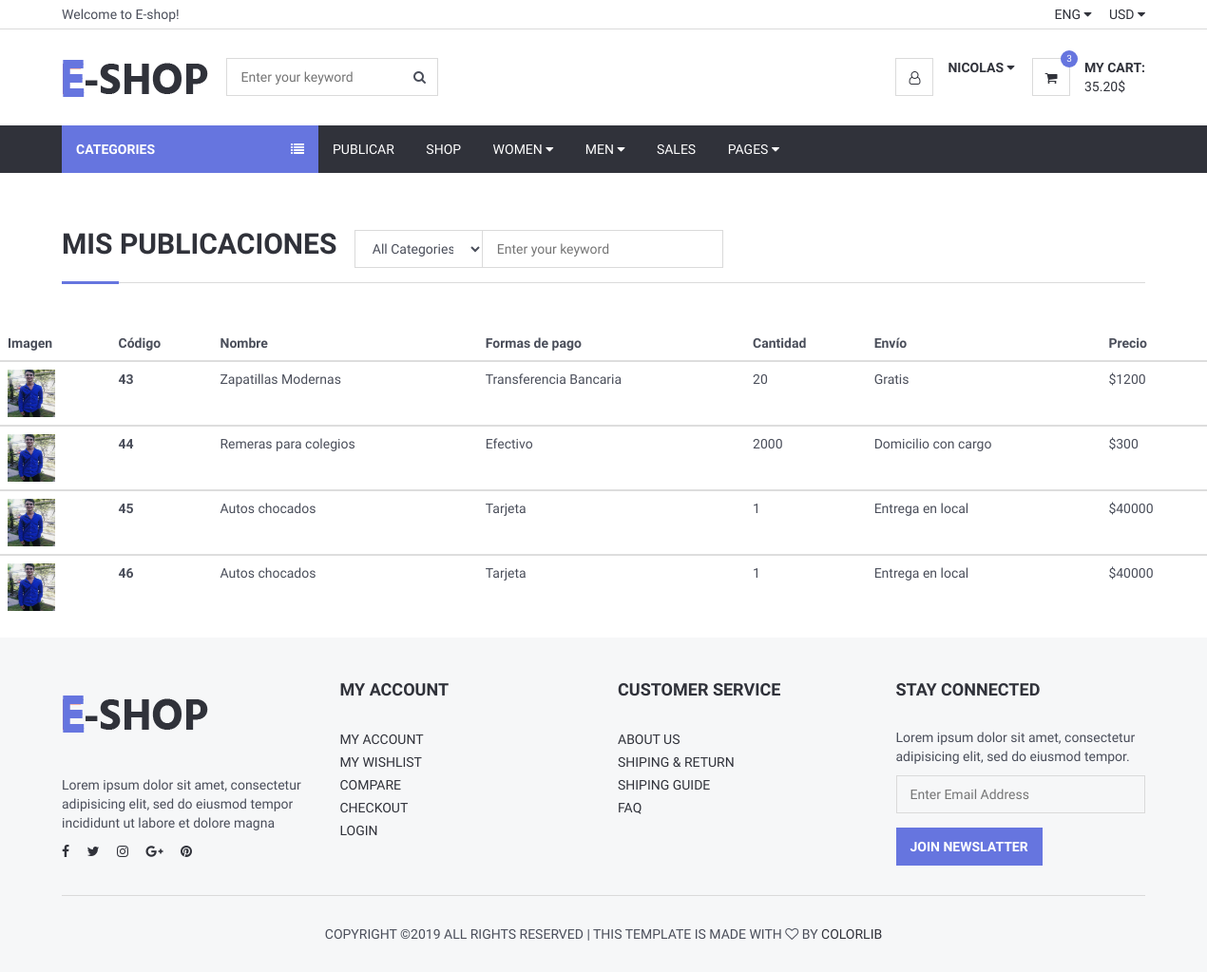
Screenshot of /Views/Cliente/listarPublicaciones.php (signed in) with the database file from the repository.
### tables this page shows
CREATE TABLE `producto` (
  `id` int(11) NOT NULL,
  `nombre` varchar(200) NOT NULL,
  `estado` varchar(60) NOT NULL,
  `precio` double NOT NULL,
  `formasdepago` varchar(100) NOT NULL,
  `envio` varchar(100) NOT NULL,
  `marca` varchar(70) NOT NULL,
  `stock` int(11) NOT NULL,
  `genero` varchar(60) NOT NULL,
  `categoria` varchar(110) NOT NULL,
  `palabrasClaves` varchar(110) NOT NULL,
  `descripcion` varchar(600) NOT NULL,
  `imgprincipal` varchar(80) NOT NULL,
  `idUsuario` int(11) NOT NULL
);

### Views/conexionBD/conexion.php (called while the page is built, shortened)
<?php
class Conexion{
	 private $msq="";
	public function __construct()
	 {
		 $archivoConfig = "config.ini";
		 $confi = parse_ini_file($archivoConfig, true);
		 $this->host = $confi["bd"]["host"];
		 $this->usuario = $confi["bd"]["usuario"];
		 $this->clave=$confi["bd"]["clave"];
		 $this->bd = $confi["bd"]["bd"];
		$this->msq = new mysqli($this->host, $this->usuario, $this->clave, $this->bd);
	 }
	 public function realizarConsulta($consulta){
 if(!$resultado = $this->msq->query($consulta) )
 {
	 echo "Ha ocurrido un error al ejecutar la consulta   ";
 }else{
	 return $resultado;
	   }
 }
	public function buscarUser($email){
		$consultaID=$this->msq->prepare("SELECT id FROM usuario WHERE email=(?)");
		$consultaID->bind_param("s",$email);
		$consultaID->execute();
		$consultaID->store_result();
		$id="";
		$consultaID->bind_result($id);
		return $id;
	}
}
?>

### Views/Cliente/listarPublicaciones.php (the view, shortened to what this page needs)
<?php
$usuario = $_SESSION['username'];
		require_once("../conexionBD/conexion.php");
		$conexion = new Conexion;
        $resultadoID=$conexion->buscarUser($usuario);
 		$consulta="SELECT * FROM producto WHERE idUsuario='$resultadoID'";
		$resultado = $conexion->realizarConsulta($consulta);
?>
<!DOCTYPE html>
<html lang="en">
<head>
	<link type="text/css" rel="stylesheet" href="css/bootstrap.min.css" />
	<link type="text/css" rel="stylesheet" href="css/slick.css" />
	<link type="text/css" rel="stylesheet" href="css/slick-theme.css" />
	<link type="text/css" rel="stylesheet" href="css/nouislider.min.css" />
	<link rel="stylesheet" href="css/font-awesome.min.css">
	<link type="text/css" rel="stylesheet" href="css/style.css" />
</head>
<body>
	<header>
	<?php include_once("../Cliente/header.php"); ?>
	<div class="section">
		<div class="container">
			<div class="row">
			<div class="col-md-12">
					<div class="section-title">
						<h2 class="title">Mis publicaciones &nbsp</h2>
						<div class="header-search">
                    <form>
                        <input class="input search-input" type="text" placeholder="Enter your keyword">
                        <select class="input search-categories">
                            <option value="0">All Categories</option>
                        </select>
                    </form>
                </div>
					</div>
				</div>
			</div>
		</div>
	</div>
	<body>
	<div  >
<table  class="table table-hover" >
  <thead>
    <tr>
	 <th scope="col">Imagen</th>
      <th scope="col">Código</th>
      <th scope="col">Nombre</th>
      <th scope="col">Formas de pago</th>
      <th scope="col">Cantidad</th>
	  <th scope="col">Envío</th>
	   <th scope="col">Precio</th>
    </tr>
	<?php
		while($f=mysqli_fetch_array($resultado)){
	?>
  </thead>
  <tbody>
    <tr>
	 <td  > <div style="height:100%;width:100%;"><img style="height:50px;width:50px;"  src="imgPublicadas/<?php echo $f["imgprincipal"];?>" alt=""> </div></td>
      <th scope="row"><?php echo $f['id'];?></th>
	 <td><div><?php echo $f['nombre'];?></div></td>
      <td><?php echo $f['formasdepago'];?></td>
	  <td><?php echo $f['stock'];?></td>
	  <td><?php echo $f['envio'];?></td>
	  <td><?php echo "$".$f['precio'];?></td>
    </tr>
  </tbody>
  <?php
	}
	?>
</table>
</div>
	</body>
	<footer id="footer" class="section section-grey">
		<div class="container">
			<div class="row">
				<div class="col-md-3 col-sm-6 col-xs-6">
					<div class="footer">
						<div class="footer-logo">
							<a class="logo" href="#">
		            <img src="./img/logo.png" alt="">
		          </a>
						</div>
						<p>Lorem ipsum dolor sit amet, consectetur adipisicing elit, sed do eiusmod tempor incididunt ut labore et dolore magna</p>
						<ul class="footer-social">
							<li><a href="#"><i class="fa fa-facebook"></i></a></li>
							<li><a href="#"><i class="fa fa-twitter"></i></a></li>
							<li><a href="#"><i class="fa fa-instagram"></i></a></li>
							<li><a href="#"><i class="fa fa-google-plus"></i></a></li>
							<li><a href="#"><i class="fa fa-pinterest"></i></a></li>
						</ul>
					</div>
				</div>
				<div class="col-md-3 col-sm-6 col-xs-6">
					<div class="footer">
						<h3 class="footer-header">My Account</h3>
						<ul class="list-links">
							<li><a href="#">My Account</a></li>
							<li><a href="#">My Wishlist</a></li>
							<li><a href="#">Compare</a></li>
							<li><a href="#">Checkout</a></li>
							<li><a href="#">Login</a></li>
						</ul>
					</div>
				</div>
				<div class="col-md-3 col-sm-6 col-xs-6">
					<div class="footer">
						<h3 class="footer-header">Customer Service</h3>
						<ul class="list-links">
							<li><a href="#">About Us</a></li>
							<li><a href="#">Shiping & Return</a></li>
							<li><a href="#">Shiping Guide</a></li>
							<li><a href="#">FAQ</a></li>
						</ul>
					</div>
				</div>
				<div class="col-md-3 col-sm-6 col-xs-6">
					<div class="footer">
						<h3 class="footer-header">Stay Connected</h3>
						<p>Lorem ipsum dolor sit amet, consectetur adipisicing elit, sed do eiusmod tempor.</p>
						<form>
							<div class="form-group">
								<input class="input" placeholder="Enter Email Address">
							</div>
							<button class="primary-btn">Join Newslatter</button>
						</form>
					</div>
				</div>
			</div>
			<hr>
			<div class="row">
				<div class="col-md-8 col-md-offset-2 text-center">
					<div class="footer-copyright">
						Copyright &copy;<script>document.write(new Date().getFullYear());</script> All rights reserved | This template is made with <i class="fa fa-heart-o" aria-hidden="true"></i> by <a href="https://colorlib.com" target="_blank">Colorlib</a>
					</div>
				</div>
			</div>
		</div>
	</footer>
</body>
</html>

### Views/Cliente/header.php (shortened to what this page needs)
<header>
    <div id="top-header">
        <div class="container">
            <div class="pull-left">
                <span>Welcome to E-shop!</span>
            </div>
            <div class="pull-right">
                <ul class="header-top-links">
                    <li class="dropdown default-dropdown">
                        <a class="dropdown-toggle" data-toggle="dropdown" aria-expanded="true">ENG <i class="fa fa-caret-down"></i></a>
                    </li>
                    <li class="dropdown default-dropdown">
                        <a class="dropdown-toggle" data-toggle="dropdown" aria-expanded="true">USD <i class="fa fa-caret-down"></i></a>
                    </li>
                </ul>
            </div>
        </div>
    </div>
    <div id="header">
        <div class="container">
            <div class="pull-left">
                <div class="header-logo">
                    <a class="logo" href="../Cliente/paginaCliente.php">
                        <img src="./img/logo.png" alt="">
                    </a>
                </div>
                <div class="header-search">
                    <form>
                        <input class="input " type="text" placeholder="Enter your keyword"/>
                        <button class="search-btn"><i class="fa fa-search"></i></button>
                    </form>
                </div>
            </div>
            <div class="pull-right">
                <ul class="header-btns">
                    <li class="header-account dropdown default-dropdown">
                        <div class="dropdown-toggle" role="button" data-toggle="dropdown" aria-expanded="true">
                            <div class="header-btns-icon">
                                <i class="fa fa-user-o"></i>
                            </div>
                            <strong class="text-uppercase"><?php $nombre = $_SESSION['nombre']; echo $nombre;?> <i class="fa fa-caret-down"></i></strong>
                        </div>
                    </li>
                    <li class="header-cart dropdown default-dropdown">
                        <a class="dropdown-toggle" data-toggle="dropdown" aria-expanded="true">
                            <div class="header-btns-icon">
                                <i class="fa fa-shopping-cart"></i>
                                <span class="qty">3</span>
                            </div>
                            <strong class="text-uppercase">My Cart:</strong>
                            <br>
                            <span>35.20$</span>
                        </a>
                    </li>
                </ul>
            </div>
        </div>
    </div>
</header>
<div id="navigation">
    <div class="container">
        <div id="responsive-nav">
            <div class="category-nav show-on-click">
                <span class="category-header">Categories <i class="fa fa-list"></i></span>
            </div>
            <div class="menu-nav">
                <ul class="menu-list">
                    <li><a href="../Cliente/SubirProducto.php">Publicar</a></li>
                    <li><a href="../Cliente/productosCliente.php">Shop</a></li>
                    <li class="dropdown mega-dropdown"><a class="dropdown-toggle" data-toggle="dropdown" aria-expanded="true">Women <i class="fa fa-caret-down"></i></a>
                    </li>
                    <li class="dropdown mega-dropdown full-width"><a class="dropdown-toggle" data-toggle="dropdown" aria-expanded="true">Men <i class="fa fa-caret-down"></i></a>
                    </li>
                    <li><a href="#">Sales</a></li>
                    <li class="dropdown default-dropdown"><a class="dropdown-toggle" data-toggle="dropdown" aria-expanded="true">Pages <i class="fa fa-caret-down"></i></a>
                    </li>
                </ul>
            </div>
        </div>
    </div>
</div>
</header>

### Views/Cliente/css/style.css (style rules this page uses)
body { font-family: 'Hind', sans-serif; color: #4A4E5A; overflow-x: hidden; }
h1, h2, h3, h4, h5, h6 { color: #30323A; margin: 0 0 10px; font-weight: 700; }
a { color: #30323A; -webkit-transition: 0.3s color; transition: 0.3s color; }
strong { color: #30323A; }
ul, ol { margin: 0; padding: 0; list-style: none }
hr { margin-top: 15px; margin-bottom: 15px; border-color: #DADADA; }
.main-btn, .primary-btn { display: inline-block; padding: 10px 15px; text-transform: uppercase; font-weight: 700; border: none; -webkit-transition: 0.3s all; transition: 0.3s all; }
.primary-btn { color: #FFF; background-color: #6675df; }
.input { width: 100%; height: 40px; padding: 0px 15px; border: none; background-color: transparent; -webkit-box-shadow: 0px 0px 0px 1px #DADADA inset, 0px 0px 0px 5px transparent; box-shadow: 0px 0px 0px 1px #DADADA inset, 0px 0px 0px 5px transparent; -webkit-transition: 0.3s all; transition: 0.3s all; }
.section { padding-top: 30px; padding-bottom: 30px; }
.section-grey { background: #F6F7F8; }
.section-title { position: relative; margin-bottom: 15px; margin-top: 15px; border-bottom: 1px solid #DADADA; }
.section-title .title { display: inline-block; text-transform: uppercase; }
.section-title:after { content: ""; position: absolute; left: 0; bottom: -1.5px; height: 3px; width: 60px; background-color: #6675df; }
#header { padding-top: 15px; padding-bottom: 15px; }
#top-header { padding-top: 5px; padding-bottom: 5px; border-bottom: 1px solid #DADADA; }
.header-top-links>li { display: inline-block; }
.header-top-links>li+li { margin-left: 15px; }
.header-top-links>li>a { cursor: pointer; text-transform: uppercase; }
.header-logo { display: inline-block; margin-right: 15px; }
.header-logo .logo>img { width: 100%; max-height: 70px; }
.header-search { display: inline-block; padding: 15px 0px; max-width: 400px; }
.header-search>form { position: relative; }
.header-search>form .search-input { padding-left: 150px; padding-right: 45px; }
.header-search>form .search-categories { position: absolute; left: 0px; top: 0px; width: 135px; }
.header-search>form .search-btn { position: absolute; top: 0px; right: 0px; width: 40px; height: 40px; background-color: transparent; border: none; }
.header-btns>li { display: inline-block; vertical-align: top; padding: 15px 0px; }
.header-btns>li+li { margin-left: 15px; }
.header-btns>li .header-btns-icon { position: relative; float: left; margin-right: 15px; width: 40px; height: 40px; line-height: 40px; text-align: center; color: #30323A; background-color: #FFF; border: 1px solid #DADADA; }
.header-btns .dropdown-toggle { display: block; cursor: pointer; }
.header-cart .header-btns-icon .qty { position: absolute; right: -9px; top: -9px; width: 18px; height: 18px; line-height: 18px; text-align: center; font-size: 10px; background: #6675df; color: #FFF; border-radius: 50%; }
#navigation { background-color: #30323A; }
#navigation .container { position: relative; }
.category-nav { float: left; width: 270px; }
.category-nav .category-header { padding: 15px; display: block; text-transform: uppercase; background: #6675df; color: #FFF; font-weight: 700; }
.category-nav .category-header>i { float: right; line-height: 20px; }
.menu-nav .menu-list>li { display: inline-block; }
.menu-nav .menu-list>li>a { display: block; padding: 15px; color: #FFF; text-transform: uppercase; }
.dropdown.mega-dropdown.full-width { position: static !important; }
.footer { margin: 15px 0px; }
.footer .footer-header { font-size: 18px; text-transform: uppercase; margin-bottom: 30px; }
.footer-logo { margin-bottom: 30px; }
.footer-logo .logo { display: inline-block; }
.footer-logo .logo>img { width: 100%; max-height: 70px; }
.footer-social>li { display: inline-block; margin-right: 15px; margin-bottom: 6px; }
.footer-social>li:last-child { margin-right: 0px; }
.footer-copyright { margin-top: 15px; text-transform: uppercase; font-size: 14px; }

### rows the page displays
producto: imgprincipal (picture), id "43", nombre "Zapatillas Modernas", formasdepago "Transferencia Bancaria", stock "20", envio "Gratis", precio "1200"
producto: imgprincipal (picture), id "44", nombre "Remeras para colegios", formasdepago "Efectivo", stock "2000", envio "Domicilio con cargo", precio "300"
producto: imgprincipal (picture), id "45", nombre "Autos chocados", formasdepago "Tarjeta", stock "1", envio "Entrega en local", precio "40000"
producto: imgprincipal (picture), id "46", nombre "Autos chocados", formasdepago "Tarjeta", stock "1", envio "Entrega en local", precio "40000"

### other values shown
$nombre "NICOLAS"
